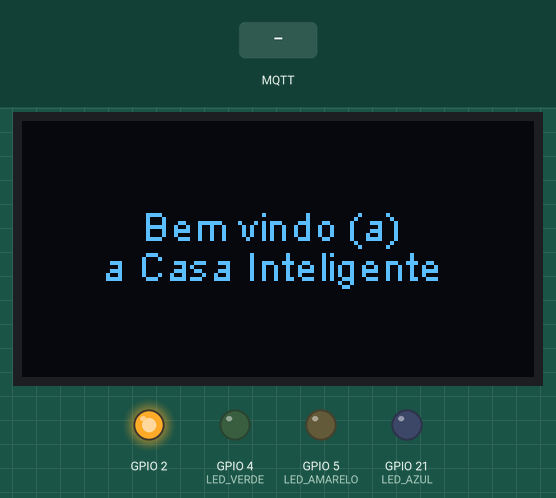
A sketch run on a simulated ESP32. Shown: 128×64 one-colour display, output pins drawn as LEDs (lit = HIGH). The test bench sets the inputs (shaded band). WiFi joins after 1.5 s; servers stay silent unless stated; random numbers use the default seed unless the sketch sets one; no MQTT or app messages arrive unless stated; what the sketch prints to the serial monitor is not drawn.

Above: at 1.2 s.
1.3 s: MQTT message "on" arrives on the first subscribed topic
At 1.8 s:
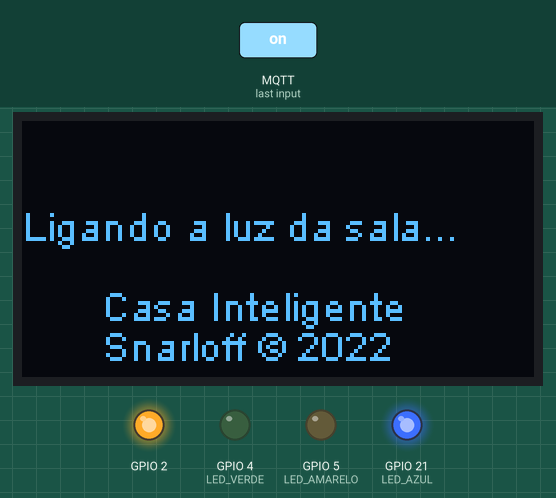
2.8 s: MQTT message "on" arrives on the second subscribed topic
At 4.0 s:
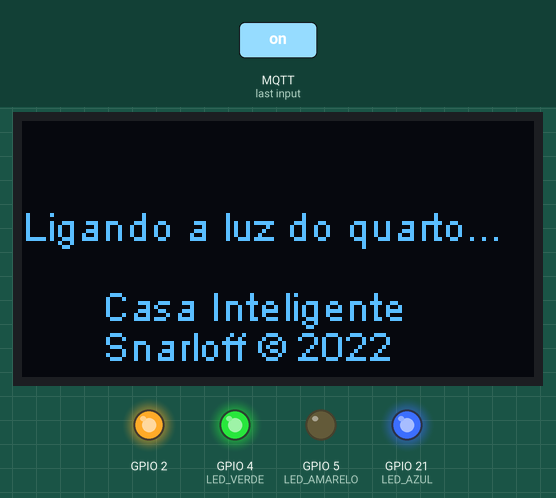
4.3 s: MQTT message "off" arrives on the first subscribed topic
At 5.3 s:
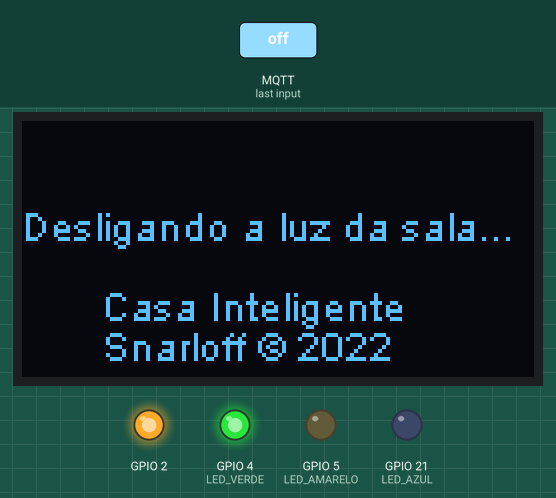
5.8 s: MQTT message "on" arrives on the third subscribed topic
At 6.4 s:
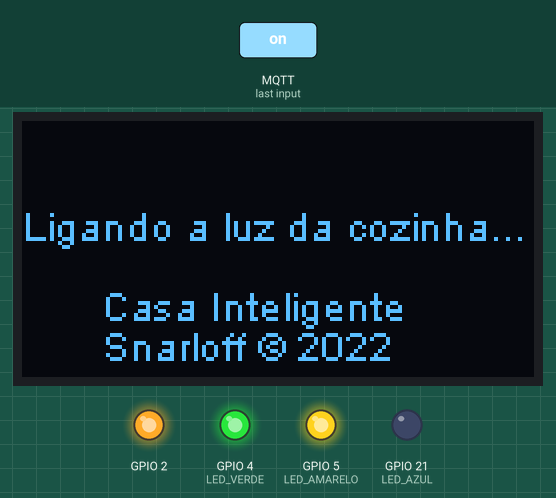
7.3 s: MQTT message "off" arrives on the second subscribed topic
At 7.6 s:
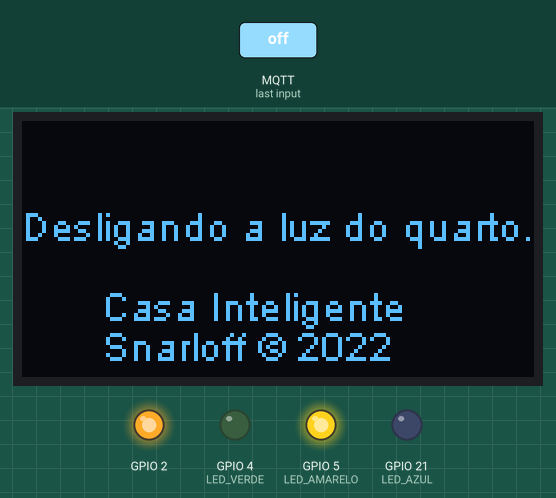
8.8 s: MQTT message "off" arrives on the third subscribed topic
At 9.9 s:
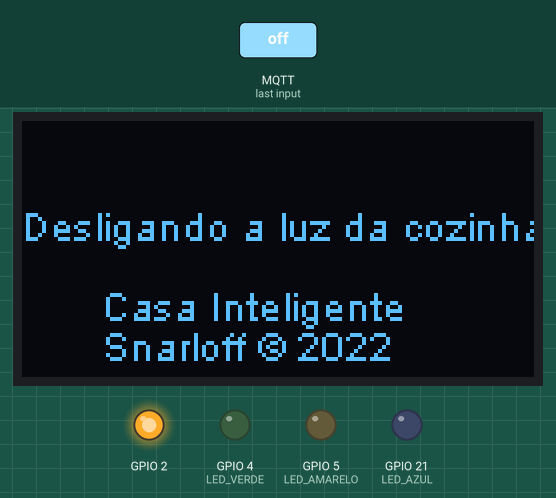
Timing chart, 0 to 11.3 s (numbered marks = the images above; inputs shaded):
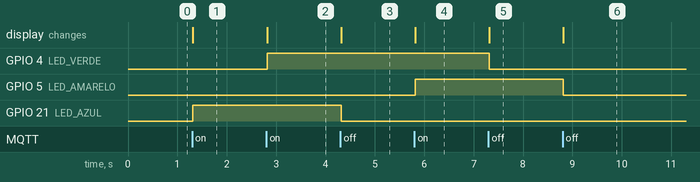

The sketch:

projeto.ino
```cpp
//#define ENABLE_DEBUG

#ifdef ENABLE_DEBUG
#define DEBUG_ESP_PORT Serial
#define NODEBUG_WEBSOCKETS
#define NDEBUG
#endif

#include <Arduino.h>
#include <WiFi.h>
#include <Wire.h>
#include "SinricPro.h"
#include "SinricProSwitch.h"
#include "SSD1306Wire.h"
#include "PubSubClient.h"
#include <analogWrite.h>

#define WIFI_SSID       ""
#define WIFI_PASS       ""
#define APP_KEY         ""
#define APP_SECRET      ""
#define SWITCH_SALA     ""
#define SWITCH_QUARTO   ""
#define SWITCH_COZINHA  ""

#define LED_AZUL        21
#define LED_AMARELO     5
#define LED_VERDE       4

const char *mqttServer = "broker.hivemq.com";
const int port = 1883;
char clientId[50];

WiFiClient espClient;
PubSubClient client(espClient);

bool onPowerSala(const String &deviceId, bool &state) {
  if (state == HIGH) {
    analogWrite(LED_AZUL, 255);
    client.publish("Snarloff/sala", "on");
    powerMessage("Ligando a luz da sala...");
  } else {
    analogWrite(LED_AZUL, 0);
    client.publish("Snarloff/sala", "off");
    powerMessage("Desligando a luz da sala...");
  }
  return true;
}

bool onPowerQuarto(const String &deviceId, bool &state) {
  if (state == HIGH) {
    analogWrite(LED_VERDE, 255);
    client.publish("Snarloff/quarto", "on");
    powerMessage("Ligando a luz do quarto...");
  } else {
    analogWrite(LED_VERDE, 0);
    client.publish("Snarloff/quarto", "off");
    powerMessage("Desligando a luz do quarto...");
  }
  return true;
}

bool onPowerCozinha(const String &deviceId, bool &state) {
  if (state == HIGH) {
    analogWrite(LED_AMARELO, 255);
    client.publish("Snarloff/cozinha", "on");
    powerMessage("Ligando a luz da cozinha...");
  } else {
    analogWrite(LED_AMARELO, 0);
    client.publish("Snarloff/cozinha", "off");
    powerMessage("Desligando a luz da cozinha...");
  }
  return true;
}

SSD1306Wire display(0x3c, 18, 19);

void setup() {
  Serial.begin(115200);
  randomSeed(analogRead(0));

  pinMode(LED_AZUL, OUTPUT);
  pinMode(LED_AMARELO, OUTPUT);
  pinMode(LED_VERDE, OUTPUT);
  pinMode(2, OUTPUT);

  digitalWrite(2, HIGH);

  WiFi.begin(WIFI_SSID, WIFI_PASS);
  client.setServer(mqttServer, port);
  client.setCallback(callback);

  display.init();
  display.flipScreenVertically();
  display.setFont(ArialMT_Plain_10);

  display.setTextAlignment(TEXT_ALIGN_LEFT);
  display.drawString(30, 20, "Bem vindo (a)");
  display.drawString(20, 30, "a Casa Inteligente");
  display.display();

  SinricProSwitch &salaSwitch = SinricPro[SWITCH_SALA];
  SinricProSwitch &quartoSwitch = SinricPro[SWITCH_QUARTO];
  SinricProSwitch &cozinhaSwitch = SinricPro[SWITCH_COZINHA];

  salaSwitch.onPowerState(onPowerSala);
  quartoSwitch.onPowerState(onPowerQuarto);
  cozinhaSwitch.onPowerState(onPowerCozinha);

  SinricPro.begin(APP_KEY, APP_SECRET);
}

void loop() {
  SinricPro.handle();

  if (!client.connected()) {
    mqttReconnect();
  }

  client.loop();
}

void mqttReconnect() {
  while (!client.connected()) {
    Serial.print("Attempting MQTT connection...");
    long r = random(1000);
    sprintf(clientId, "clientId-%ld", r);
    if (client.connect(clientId)) {
      Serial.print(clientId);
      Serial.println(" connected");
      client.subscribe("Snarloff/sala");
      client.subscribe("Snarloff/quarto");
      client.subscribe("Snarloff/cozinha");
      client.subscribe("Snarloff/intensidade");
      client.subscribe("Snarloff/intensidadequarto");
      client.subscribe("Snarloff/intensidadecozinha");
    } else {
      Serial.print("failed, rc=");
      Serial.print(client.state());
      Serial.println(" try again in 5 seconds");
      delay(5000);
    }
  }
}

void callback(char *topic, byte *message, unsigned int length) {
  Serial.print("Mensagem recebida no topico: ");
  Serial.print(topic);
  Serial.print(". Messagem: ");
  String stMessage;

  for (int i = 0; i < length; i++) {
    Serial.print((char)message[i]);
    stMessage += (char)message[i];
  }

  Serial.println();

  if (String(topic) == "Snarloff/sala") {
    Serial.print("Saida alterada para ");
    if (stMessage == "on") {
      powerMessage("Ligando a luz da sala...");
      Serial.println("on");
      analogWrite(LED_AZUL, 255);
    } else if (stMessage == "off") {
      powerMessage("Desligando a luz da sala...");
      Serial.println("off");
      analogWrite(LED_AZUL, 0);
    }
  }

  if (String(topic) == "Snarloff/cozinha") {
    Serial.print("Saida alterada para ");
    if (stMessage == "on") {
      powerMessage("Ligando a luz da cozinha...");
      Serial.println("on");
      analogWrite(LED_AMARELO, 255);
    } else if (stMessage == "off") {
      powerMessage("Desligando a luz da cozinha...");
      Serial.println("off");
      analogWrite(LED_AMARELO, 0);
    }
  }

  if (String(topic) == "Snarloff/quarto") {
    Serial.print("Saida alterada para");
    if (stMessage == "on") {
      powerMessage("Ligando a luz do quarto...");
      Serial.println("on");
      analogWrite(LED_VERDE, 255);
    } else if (stMessage == "off") {
      powerMessage("Desligando a luz do quarto...");
      Serial.println("off");
      analogWrite(LED_VERDE, 0);
    }
  }

  if (String(topic) == "Snarloff/intensidade") {
    Serial.print("Alterando intensidade para ");
    analogWrite(LED_AZUL, stMessage.toInt());
    powerMessage("Intensidade para " + String(stMessage));
  }

  if (String(topic) == "Snarloff/intensidadequarto") {
    Serial.print("Alterando intensidade para ");
    analogWrite(LED_VERDE, stMessage.toInt());
    powerMessage("Intensidade para " + String(stMessage));
  }

  if (String(topic) == "Snarloff/intensidadecozinha") {
    Serial.print("Alterando intensidade para ");
    analogWrite(LED_AMARELO, stMessage.toInt());
    powerMessage("Intensidade para " + String(stMessage));
  }
}

void powerMessage(const String &message) {
  display.clear();
  display.setTextAlignment(TEXT_ALIGN_LEFT);
  display.setFont(ArialMT_Plain_10);
  display.drawString(0, 20, message);
  display.drawString(20, 40, "Casa Inteligente");
  display.drawString(20, 50, "Snarloff ©️ 2022");
  display.display();
}
```

Measured:
- after the input at 1.3 s, GPIO 21 (LED_AZUL): LOW → HIGH at once; the display: changes at once (image 1)
- after the input at 2.8 s, GPIO 4 (LED_VERDE): LOW → HIGH at once; the display: changes at once (image 2)
- after the input at 4.3 s, GPIO 21 (LED_AZUL): HIGH → LOW at once; the display: changes at once (image 3)
- after the input at 5.8 s, GPIO 5 (LED_AMARELO): LOW → HIGH at once; the display: changes at once (image 4)
- after the input at 7.3 s, GPIO 4 (LED_VERDE): HIGH → LOW at once; the display: changes at once (image 5)
- after the input at 8.8 s, GPIO 5 (LED_AMARELO): HIGH → LOW at once; the display: changes at once (image 6)
